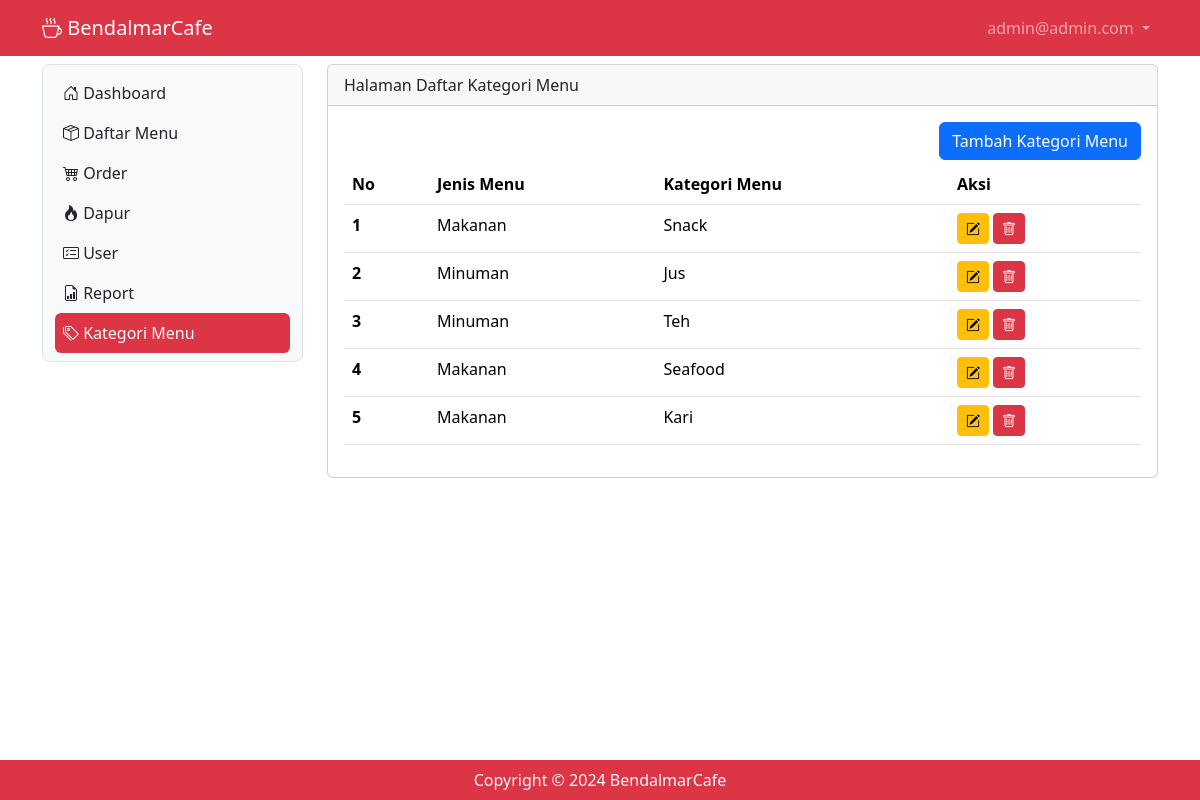
The app's page /kategori_menu (signed in) with its own data.
### tables this page shows
CREATE TABLE `tb_user` (
  `id` int(10) NOT NULL,
  `nama` varchar(200) DEFAULT NULL,
  `username` varchar(200) DEFAULT NULL,
  `password` varchar(200) DEFAULT NULL,
  `level` int(10) DEFAULT NULL,
  `nohp` varchar(15) DEFAULT NULL,
  `alamat` varchar(300) DEFAULT NULL
);

CREATE TABLE `tb_kategori_menu` (
  `id_kategori_menu` int(10) NOT NULL,
  `jenis_menu` int(10) DEFAULT NULL,
  `kategori_menu` varchar(50) DEFAULT NULL
);

### kategori_menu.php (the view, shortened to what this page needs)
<?php
include "proses/connect.php";
$query = mysqli_query($conn, "SELECT * FROM tb_kategori_menu");
while ($record = mysqli_fetch_array($query)) {
    $result[] = $record;
}
?>
<div class="col-lg-9 mt-2">
    <div class="card">
        <div class="card-header">
            Halaman Daftar Kategori Menu
        </div>
        <div class="card-body">
            <div class="row">
                <div class="col d-flex justify-content-end mb-1">
                    <button class="btn btn-primary" data-bs-toggle="modal" data-bs-target="#modalTambahUser">Tambah Kategori Menu</button>
                </div>
            </div>
            <?php
            if (empty($result)) {
                echo "Data User tidak ada";
            } else {
            ?>
                <div class=" table-responsive">
                    <table class="table table-hover" id="example">
                        <thead>
                            <tr>
                                <th scope="col">No</th>
                                <th scope="col">Jenis Menu</th>
                                <th scope="col">Kategori Menu</th>
                                <th scope="col">Aksi</th>
                            </tr>
                        </thead>
                        <tbody>
                            <?php
                            $no = 1;
                            foreach ($result as $row) {
                            ?>
                                <tr>
                                    <th scope="row"><?php echo $no++ ?></th>
                                    <td><?php echo ($row['jenis_menu'] == 1) ? "Makanan" : "Minuman" ?></td>
                                    <td><?php echo $row['kategori_menu'] ?></td>
                                    <td>
                                        <div class="d-flex">
                                            <button class="btn btn-warning btn-sm me-1" data-bs-toggle="modal" data-bs-target="#modalEdit<?php echo $row['id_kategori_menu'] ?>"><i class="bi bi-pencil-square"></i></button>
                                            <button class="btn btn-danger btn-sm me-1" data-bs-toggle="modal" data-bs-target="#modalDelete<?php echo $row['id_kategori_menu'] ?>"><i class=" bi bi-trash"></i></button>
                                        </div>
                                    </td>
                                </tr>
                            <?php } ?>
                        </tbody>
                    </table>
                </div>
            <?php } ?>
        </div>
    </div>
</div>

### header.php (shortened to what this page needs)
<?php
include "proses/connect.php";
$query = mysqli_query($conn, "SELECT * FROM tb_user WHERE username = '$_SESSION[username_bendalmar]'");
?>
<nav class="navbar navbar-expand navbar-dark bg-danger sticky-top">
    <div class="container-lg">
        <a class="navbar-brand" href="."><i class="bi bi-cup-hot"></i> BendalmarCafe</a>
        <div class="collapse navbar-collapse justify-content-end" id="navbarNavDropdown">
            <ul class="navbar-nav">
                <li class="nav-item dropdown">
                    <a class="nav-link dropdown-toggle " href="#" role="button" data-bs-toggle="dropdown" aria-expanded="false">
                        <?php echo $hasil['username']; ?>
                    </a>
                </li>
            </ul>
        </div>
    </div>
</nav>

### records on screen
tb_user: username "admin@admin.com"
tb_kategori_menu: jenis_menu "Makanan", kategori_menu "Snack"
tb_kategori_menu: jenis_menu "Minuman", kategori_menu "Jus"
tb_kategori_menu: jenis_menu "Minuman", kategori_menu "Teh"
tb_kategori_menu: jenis_menu "Makanan", kategori_menu "Seafood"
tb_kategori_menu: jenis_menu "Makanan", kategori_menu "Kari"
